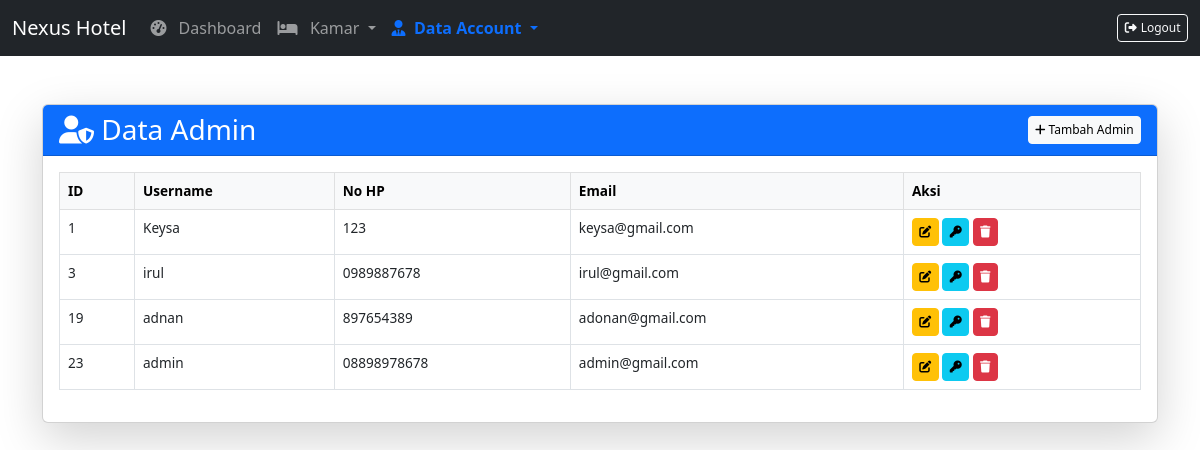
The app's page /admin/dtadmin.php, older data.
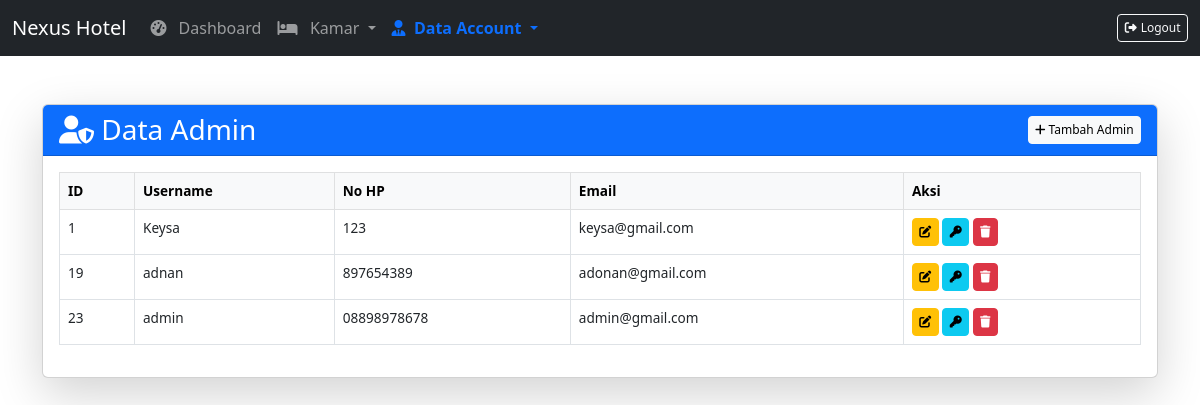
The same page, newer data.
### tables this page shows
CREATE TABLE `cust` (
  `id_cust` int(12) NOT NULL,
  `username` varchar(255) NOT NULL,
  `email` varchar(255) NOT NULL,
  `password` varchar(255) NOT NULL,
  `no_hp` varchar(15) NOT NULL,
  `role` enum('customer','admin') DEFAULT 'customer'
);

### admin/dtadmin.php (the view, shortened to what this page needs)
<?php
require_once '../koneksi.php';
$result = $conn->query("SELECT * FROM cust WHERE role='admin'");
?>
<!DOCTYPE html>
<html lang="en">
<head>
  <link href="https://cdn.jsdelivr.net/npm/bootstrap@5.3.0/dist/css/bootstrap.min.css" rel="stylesheet" />
  <link rel="stylesheet" href="https://cdnjs.cloudflare.com/ajax/libs/font-awesome/6.4.0/css/all.min.css" />
</head>
<body>
  <?php include 'navbar.php'; ?>
  <div class="container my-5">
    <div class="card shadow-lg">
      <div class="card-header d-flex justify-content-between align-items-center">
        <h3 class="mb-0"><i class="fas fa-user-shield"></i> Data Admin</h3>
        <button class="btn btn-light btn-sm" data-bs-toggle="modal" data-bs-target="#modalTambah">
          <i class="fas fa-plus"></i> Tambah Admin
        </button>
      </div>
      <div class="card-body">
        <div class="table-responsive">
          <table class="table table-bordered table-hover">
            <thead class="table-light">
              <tr>
                <th>ID</th>
                <th>Username</th>
                <th>No HP</th>
                <th>Email</th>
                <th>Aksi</th>
              </tr>
            </thead>
            <tbody>
              <?php while ($admin = $result->fetch_assoc()): ?>
                <tr>
                  <td><?= $admin['id_cust'] ?></td>
                  <td><?= htmlspecialchars($admin['username']) ?></td>
                  <td><?= htmlspecialchars($admin['no_hp']) ?></td>
                  <td><?= htmlspecialchars($admin['email']) ?></td>
                  <td>
                    <button class="btn btn-sm btn-warning" data-bs-toggle="modal" data-bs-target="#modalEdit"
                      data-id="<?= $admin['id_cust'] ?>" data-username="<?= htmlspecialchars($admin['username']) ?>"
                      data-no_hp="<?= htmlspecialchars($admin['no_hp']) ?>"
                      data-email="<?= htmlspecialchars($admin['email']) ?>">
                      <i class="fas fa-edit" data-bs-toggle="tooltip" title="Edit Admin"></i>
                    </button>
                    <button class="btn btn-sm btn-info" data-bs-toggle="modal" data-bs-target="#modalPassword"
                      data-id="<?= $admin['id_cust'] ?>">
                      <i class="fas fa-key" data-bs-toggle="tooltip" title="Ubah Password"></i>
                    </button>
                    <a href="?hapus=<?= $admin['id_cust'] ?>" class="btn btn-danger btn-sm"
                      onclick="return confirm('Yakin mau hapus admin ini?')">
                      <i class="fas fa-trash" data-bs-toggle="tooltip" title="Hapus Admin"></i>
                    </a>
                  </td>
                </tr>
              <?php endwhile; ?>
            </tbody>
          </table>
        </div>
      </div>
    </div>
  </div>
</body>
</html>

Row changes from the older to the newer data that the page shows:
removed cust: id_cust "3", username "irul", no_hp "0989887678", email "irul@gmail.com"
